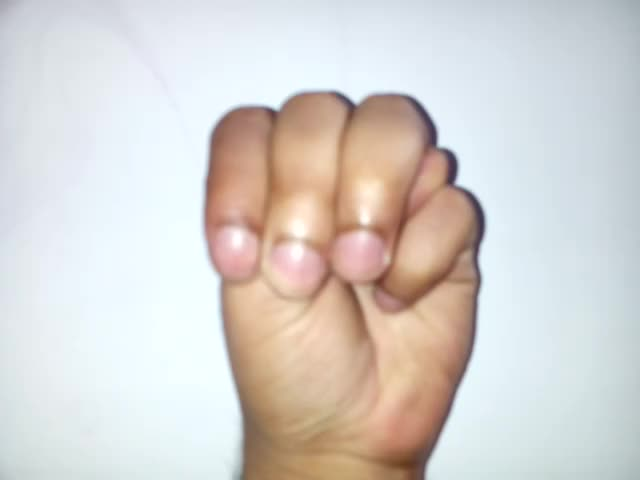
#> input picture test2.jpg, 640 x 480 px
$ jupyter execute --allow-errors data_processing.ipynb
#> lines starting #> are read from the running program, lines starting #| are printed output that depends on the picture
[cell 1]
# import necessary libraries
import skimage as ski
import pandas as pd
import os
from skimage.transform import resize
from skimage.io import imread
import numpy as np
import matplotlib.pyplot as plt
from sklearn import svm
from sklearn.model_selection import GridSearchCV
from sklearn.model_selection import train_test_split
from sklearn.metrics import accuracy_score
from sklearn.metrics import classification_report
from skimage.color import rgb2gray
from skimage.filters import threshold_otsu
from skimage import exposure
import cv2

[cell 2]
import warnings

# Suppress all warnings
warnings.filterwarnings("ignore")

#> (a cell that did not finish here is left out)

[cell 4]
# [19 lines of commented-out code are left out]

[cell 5]
# [6 lines of commented-out code are left out]

[cell 6]
# [7 lines of commented-out code are left out]

[cell 7]
# #dataframe
# # df=pd.DataFrame(flat_data_pca)
# df=pd.DataFrame(flat_data)
# df['Target']=target_arr
# # fill NaN values with 0
# # df.fillna(0, inplace=True)
# # store the df in compressed format like hdf5
# df.to_hdf('feature_data.h5', 'df', mode='w')
# # df = pd.read_hdf('feature_data.h5', 'df')

[cell 8]
# [6 lines of commented-out code are left out]

[cell 9]
# [6 lines of commented-out code are left out]

[cell 10]
# df = pd.DataFrame(flat_data_pca)

#> (a cell that did not finish here is left out)

#> (a cell that did not finish here is left out)

#> (a cell that did not finish here is left out)

[cell 14]
# # Defining the parameters grid for GridSearchCV
# param_grid={'C':[0.1,1,10,100],
# 			'gamma':[0.0001,0.001,0.1,1],
# 			'kernel':['rbf','poly']}

# # Creating a support vector classifier
# svc=svm.SVC(probability=True)

# # Creating a model using GridSearchCV with the parameters grid
# model=GridSearchCV(svc,param_grid)

[cell 15]
# model = svm.SVC(probability=True)

[cell 16]
# Training the model using the training data
# model.fit(x_train,y_train)

[cell 17]
# # Save Model Using Pickle
import pickle
filename = 'svm_model.pkl'
# pickle.dump(model, open(filename, 'wb'))


# load the model from disk
#> (the rest of this cell did not finish here and is left out)

#> (a cell that did not finish here is left out)

[cell 19]
# Read and preprocess a new image
new_image_path = 'test2.jpg'
target_img_array=imread(new_image_path)
#> target_img_array is the input picture: shape (480, 640, 3); mean R, G, B 214.6, 210.5, 207.2
target_img_resized=resize(target_img_array,(64,64,3))
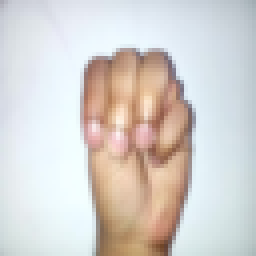
#> target_img_resized: shape (64, 64, 3) float64 (shown 4 times larger); mean R, G, B 0.842, 0.825, 0.812
target_img_flatten = target_img_resized.flatten()
#> target_img_flatten = 12288 values, max 1 at index 2000, min 0.165 at index 11834, mean 0.826

# predict the category of the new image
#> (the rest of this cell did not finish here and is left out)

[cell 20]
import cv2
import numpy as np
from skimage.transform import resize
from skimage.io import imread
from rembg import remove
from PIL import Image
import matplotlib.pyplot as plt

# testimg = Image.open("output.png")

testimg=imread("output.png")
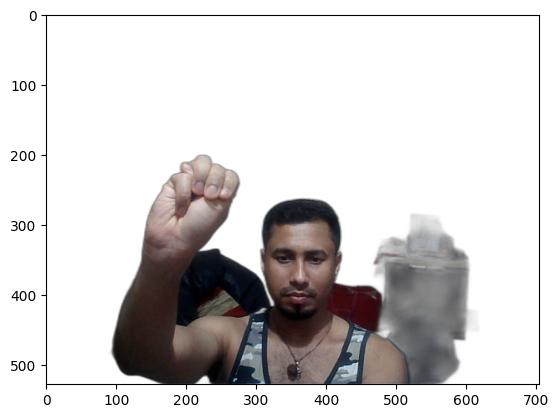
#> input picture output.png, 559 x 418 px
#> testimg is the input picture: shape (418, 559, 4); mean R, G, B, A 214.3, 211.9, 211.8, 255

#> (the rest of this cell did not finish here and is left out)

[cell 21]
# detect hand in the image and crop the image containing hand
# [17 lines left out: function crop_hand, not called in this run]

# img = Image.open("output.png")

# # isolate hand from the image
# img = np.array(img)
# img = crop_hand(img)

# show the image
#> (the rest of this cell did not finish here and is left out)

[cell 22]
# match the keypoints with the template image
template = cv2.imread("test.jpg", cv2.IMREAD_GRAYSCALE)
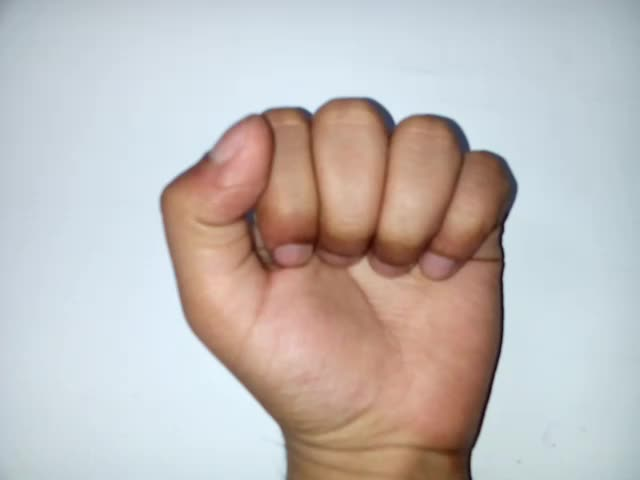
#> input picture test.jpg, 640 x 480 px
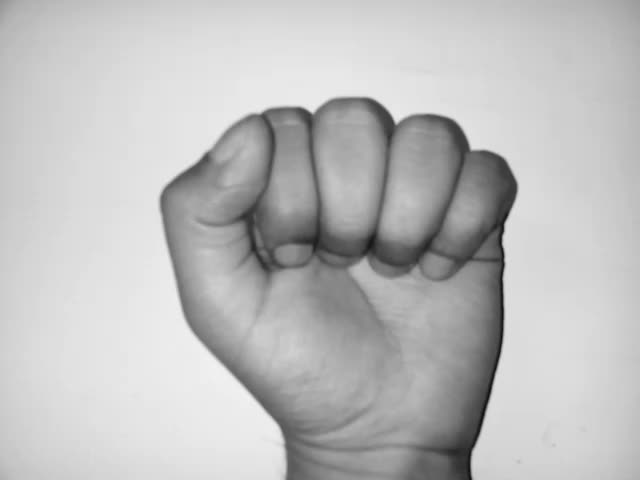
#> template: shape (480, 640); min 11, max 244, mean 189.5
orb = cv2.ORB_create()
keypoints1, descriptors1 = orb.detectAndCompute(testimg, None)
#> keypoints1 = 500 keypoints; strongest (x, y, size): (31, 154, 31), (31, 294, 31), (31, 157, 31), (31, 297, 31)
keypoints2, descriptors2 = orb.detectAndCompute(template, None)
#> keypoints2 = 237 keypoints; strongest (x, y, size): (472, 146, 92.6), (396, 118, 64.3), (396, 119, 53.6), (396, 117, 77.1)
bf = cv2.BFMatcher(cv2.NORM_HAMMING, crossCheck=True)
matches = bf.match(descriptors1, descriptors2)
#> matches = 55 matches
matches = sorted(matches, key=lambda x: x.distance)
testimg = cv2.drawMatches(testimg, keypoints1, template, keypoints2, matches[:10], None, flags=cv2.DrawMatchesFlags_NOT_DRAW_SINGLE_POINTS)
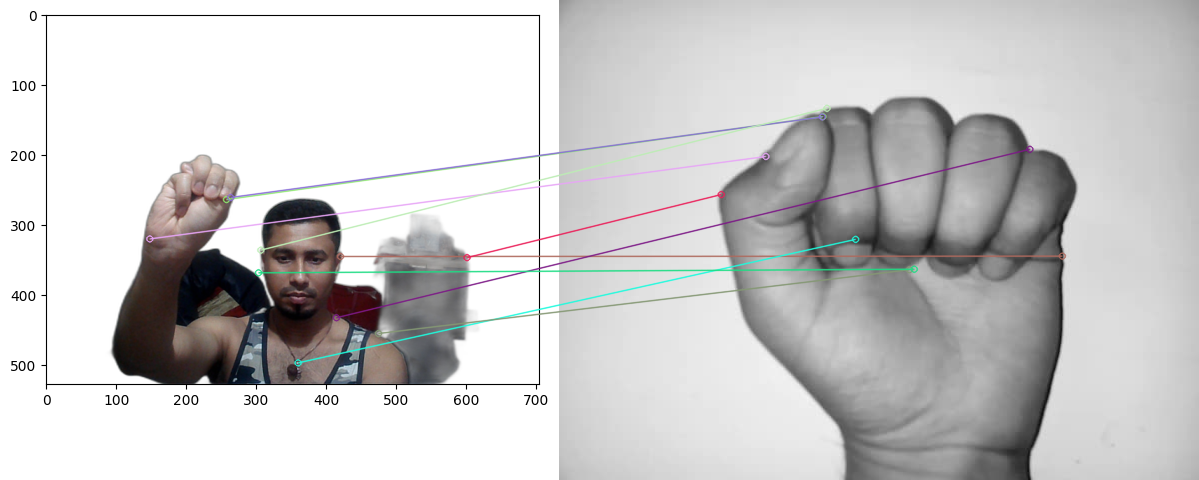
#> testimg: shape (480, 1199, 4); mean R, G, B, A 187.4, 186.6, 186.7, 239.6; transparent parts drawn white


# show the image
plt.imshow(testimg)

#> (a cell that did not finish here is left out)

[cell 24]
import cv2
import numpy as np

# Load the two images
image1 = cv2.imread('test.jpg', cv2.IMREAD_GRAYSCALE)
image2 = cv2.imread('output.png', cv2.IMREAD_GRAYSCALE)
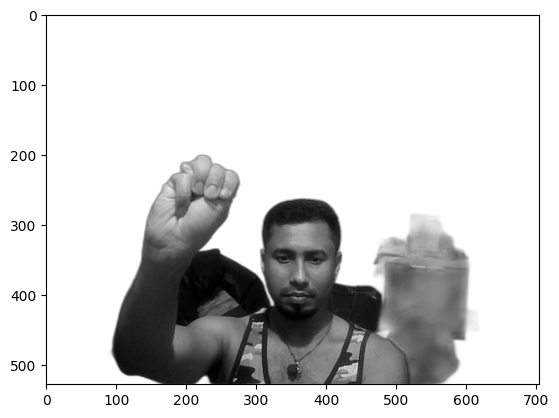
#> image2: shape (418, 559); min 0, max 255, mean 212.5


# Initialize SIFT detector
sift = cv2.SIFT_create()

# Detect keypoints and compute descriptors
keypoints1, descriptors1 = sift.detectAndCompute(image1, None)
#> keypoints1 = 84 keypoints; strongest (x, y, size): (503, 185, 25.9), (387, 127, 17.5), (302, 113, 8.5), (397, 116, 8)
keypoints2, descriptors2 = sift.detectAndCompute(image2, None)
#> keypoints2 = 441 keypoints; strongest (x, y, size): (17, 297, 1.9), (320, 401, 1.9), (205, 379, 4.9), (239, 242, 31.3)

# Initialize FLANN matcher
FLANN_INDEX_KDTREE = 1
index_params = dict(algorithm=FLANN_INDEX_KDTREE, trees=5)
search_params = dict(checks=50)
flann = cv2.FlannBasedMatcher(index_params, search_params)

# Match descriptors using KNN
matches = flann.knnMatch(descriptors1, descriptors2, k=2)
#> matches = 84 matches

# Ratio test to filter good matches
good_matches = []
for m, n in matches:
    if m.distance < 0.7 * n.distance:
        good_matches.append(m)
#> this loop made 84 passes
#> after the loop, good_matches = 3 matches

# Draw matches
matched_image = cv2.drawMatches(image1, keypoints1, image2, keypoints2, good_matches, None, flags=cv2.DrawMatchesFlags_NOT_DRAW_SINGLE_POINTS)
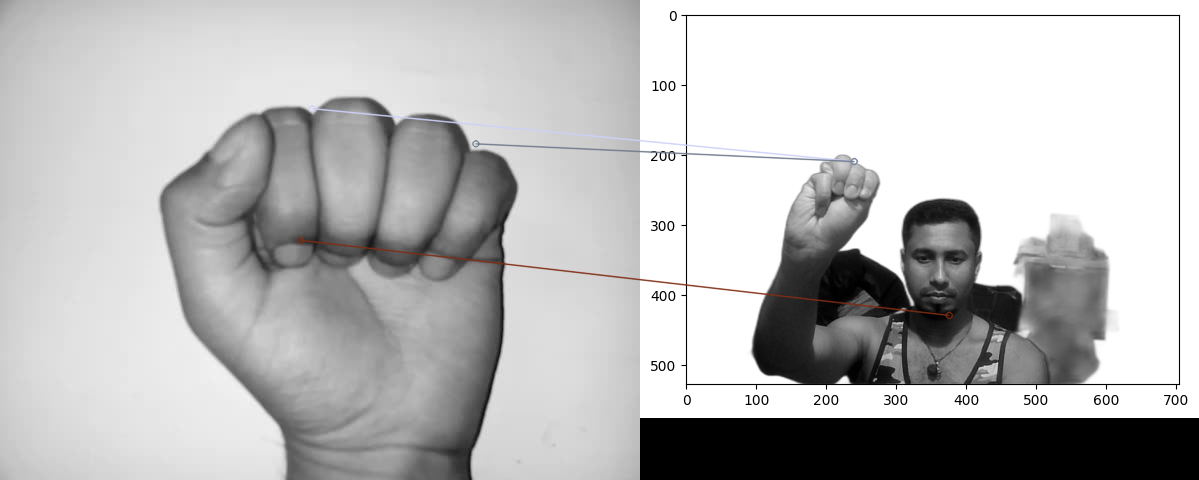
#> matched_image: shape (480, 1199, 3); mean of channels 0, 1, 2 187.2, 187.2, 187.3; drawn as B, G, R

# Find the homography matrix
homography = None
if len(good_matches) > 10:
    src_pts = np.float32([keypoints1[m.queryIdx].pt for m in good_matches]).reshape(-1, 1, 2)
    dst_pts = np.float32([keypoints2[m.trainIdx].pt for m in good_matches]).reshape(-1, 1, 2)
    homography, mask = cv2.findHomography(src_pts, dst_pts, cv2.RANSAC, 5.0)
else:
    print("Not enough matches found!")

# Get the dimensions of the first image
h1, w1 = image1.shape[:2]
#> h1 = 480; w1 = 640

# Apply the perspective transformation to the second image
if homography is not None:
    transformed_image = cv2.warpPerspective(image2, homography, (w1, h1))
else:
    transformed_image = image2

# Show the matched image and the transformed image
cv2.imshow('Matched Image', matched_image)
cv2.imshow('Transformed Image', transformed_image)
cv2.waitKey(0)
cv2.destroyAllWindows()

[cell 25]
import cv2
import mediapipe as mp
import matplotlib.pyplot as plt

# Initialize holistic model and drawing utils
mp_holistic = mp.solutions.holistic
mp_drawing = mp.solutions.drawing_utils

# Load the image
image_path = '/kaggle/input/download/download.jpg'
image = cv2.imread(image_path)
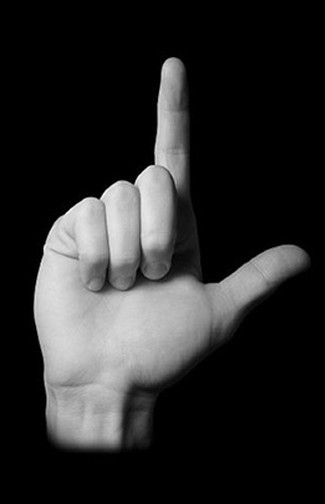
#> input picture download.jpg, 325 x 504 px, found by its file name
#> image is the input picture: shape (504, 325, 3); min 0, max 255, mean 41.7

# Convert the image from BGR to RGB
image_rgb = cv2.cvtColor(image, cv2.COLOR_BGR2RGB)

# Initialize holistic model with min detection confidence
#> (the rest of this cell did not finish here and is left out)
